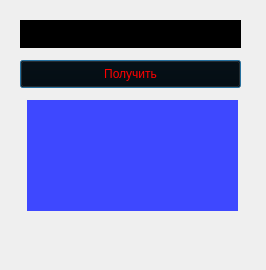
<?xml version="1.0" encoding="UTF-8"?>
<ui version="4.0">
 <class>Dialog</class>
 <widget class="QDialog" name="Dialog">
  <property name="geometry">
   <rect>
    <x>0</x>
    <y>0</y>
    <width>266</width>
    <height>270</height>
   </rect>
  </property>
  <property name="windowTitle">
   <string>Dialog</string>
  </property>
  <property name="styleSheet">
   <string notr="true">color:rgb(85, 85, 127);</string>
  </property>
  <widget class="QPushButton" name="pushButton">
   <property name="geometry">
    <rect>
     <x>20</x>
     <y>60</y>
     <width>221</width>
     <height>28</height>
    </rect>
   </property>
   <property name="styleSheet">
    <string notr="true">QPushButton{
	font: 57 italic 14pt &quot;Ubuntu&quot;;
	color: rgb(255, 0, 0);
	background-color: rgb(0, 0, 0);
	border-color: none;
}
QPushButton:hover{
	color: rgb(255, 255, 255);
	background-color: rgb(255, 0, 0);
}
QPushButton:pressed{
	color: rgb(255, 0, 0);
	background-color: rgb(0, 0, 0);
}
</string>
   </property>
   <property name="text">
    <string>Получить</string>
   </property>
   <property name="default">
    <bool>false</bool>
   </property>
  </widget>
  <widget class="QLabel" name="label">
   <property name="geometry">
    <rect>
     <x>27</x>
     <y>100</y>
     <width>211</width>
     <height>111</height>
    </rect>
   </property>
   <property name="styleSheet">
    <string notr="true">color: rgb(255, 255, 255);
font: 16pt &quot;Chilanka&quot;;
background-color: rgb(62, 72, 255);</string>
   </property>
   <property name="text">
    <string/>
   </property>
  </widget>
  <widget class="QLineEdit" name="lineEdit">
   <property name="geometry">
    <rect>
     <x>20</x>
     <y>20</y>
     <width>221</width>
     <height>28</height>
    </rect>
   </property>
   <property name="styleSheet">
    <string notr="true">color: rgb(255, 0, 0);
font: 57 italic 14pt &quot;Ubuntu&quot;;
background-color: rgb(0, 0, 0);
border: none;</string>
   </property>
  </widget>
 </widget>
 <resources/>
 <connections/>
</ui>
